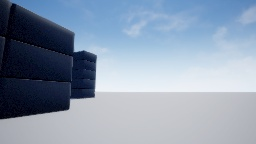
#> input picture custom_dataset/background/target_0000.jpg, 256 x 144 px; its folder holds 3 pictures in this run
$ python train_svm.py
#> lines starting #> are read from the running program, lines starting #| are printed output that depends on the picture
import os
import cv2
import numpy as np
import joblib
from skimage.feature import hog
from sklearn.svm import SVC
from sklearn.model_selection import train_test_split
from sklearn.metrics import accuracy_score

print("Initializing SVM Training Pipeline...")

# 1. Configuration
DATASET_DIR = "custom_dataset"
CATEGORIES = ["background", "target_object"]
IMG_SIZE = (64, 64)

data = []
labels = []

# 2. Extract Features using HOG
print("Extracting HOG features from images...")
for category in CATEGORIES:
    path = os.path.join(DATASET_DIR, category)
    if not os.path.exists(path):
        print(f"ERROR: Could not find folder {path}")
        continue

    class_num = CATEGORIES.index(category)

    for img_name in os.listdir(path):
        try:
            img_path = os.path.join(path, img_name)
            img = cv2.imread(img_path)
#> img is the input picture: shape (144, 256, 3); mean B, G, R 173.1, 153.7, 138.6
            if img is None: continue # Skip non-images

            # Convert to grayscale for shape detection
            gray = cv2.cvtColor(img, cv2.COLOR_BGR2GRAY)
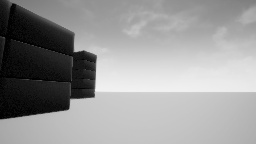
#> gray: shape (144, 256); min 1, max 242, mean 151.4
            resized = cv2.resize(gray, IMG_SIZE)
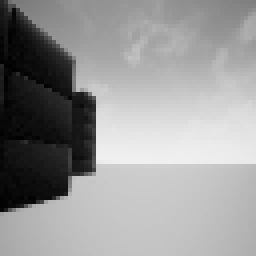
#> resized: shape (64, 64) (shown 4 times larger); min 1, max 240, mean 151.3

            # Extract HOG features (captures gradients and edges)
            features = hog(resized, orientations=9, pixels_per_cell=(8, 8),
                           cells_per_block=(2, 2), visualize=False)
#> features = 1764 values, max 0.656 at index 1408, min 0 at index 13, mean 0.103

            data.append(features)
            labels.append(class_num)
        except Exception as e:
            print(f"Skipping {img_name}: {e}")
#> pass 2 of the loop `for category in CATEGORIES:`:
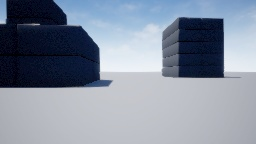
#> input picture custom_dataset/target_object/target_0000.jpg, 256 x 144 px
#> img is the input picture: shape (144, 256, 3); mean B, G, R 157.5, 141.6, 131.8
#> `gray = cv2.cvtColor(img, cv2.COLOR_BGR2GRAY)`:
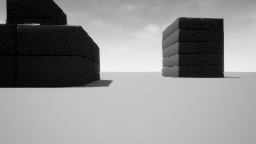
#> gray: shape (144, 256); min 0, max 243, mean 140.5
#> `resized = cv2.resize(gray, IMG_SIZE)`:
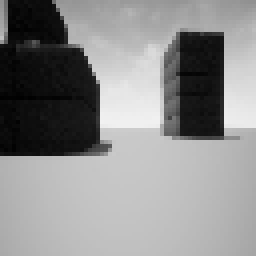
#> resized: shape (64, 64) (shown 4 times larger); min 1, max 241, mean 140.4
#> features = 1764 values, max 0.701 at index 1012, min 0 at index 3, mean 0.101

# Convert lists to NumPy arrays for scikit-learn
X = np.array(data)
y = np.array(labels)

if len(X) == 0:
    print("ERROR: No images found. Did you save them in custom_dataset?")
else:
    # 3. Train/Test Split (80% training, 20% testing)
    X_train, X_test, y_train, y_test = train_test_split(X, y, test_size=0.2, random_state=42)

    # 4. Train the Support Vector Machine
    print(f"Training SVM on {len(X_train)} samples...")
    svm_model = SVC(kernel='linear', probability=True)
    svm_model.fit(X_train, y_train)

    # 5. Evaluate the Model
    predictions = svm_model.predict(X_test)
    accuracy = accuracy_score(y_test, predictions)
    print(f"\n>>> Model Validation Accuracy: {accuracy * 100:.2f}%")

    # 6. Export the Weights
    model_filename = "drone_target_svm.pkl"
    joblib.dump(svm_model, model_filename)
    print(f"Custom AI weights saved to {model_filename}")
